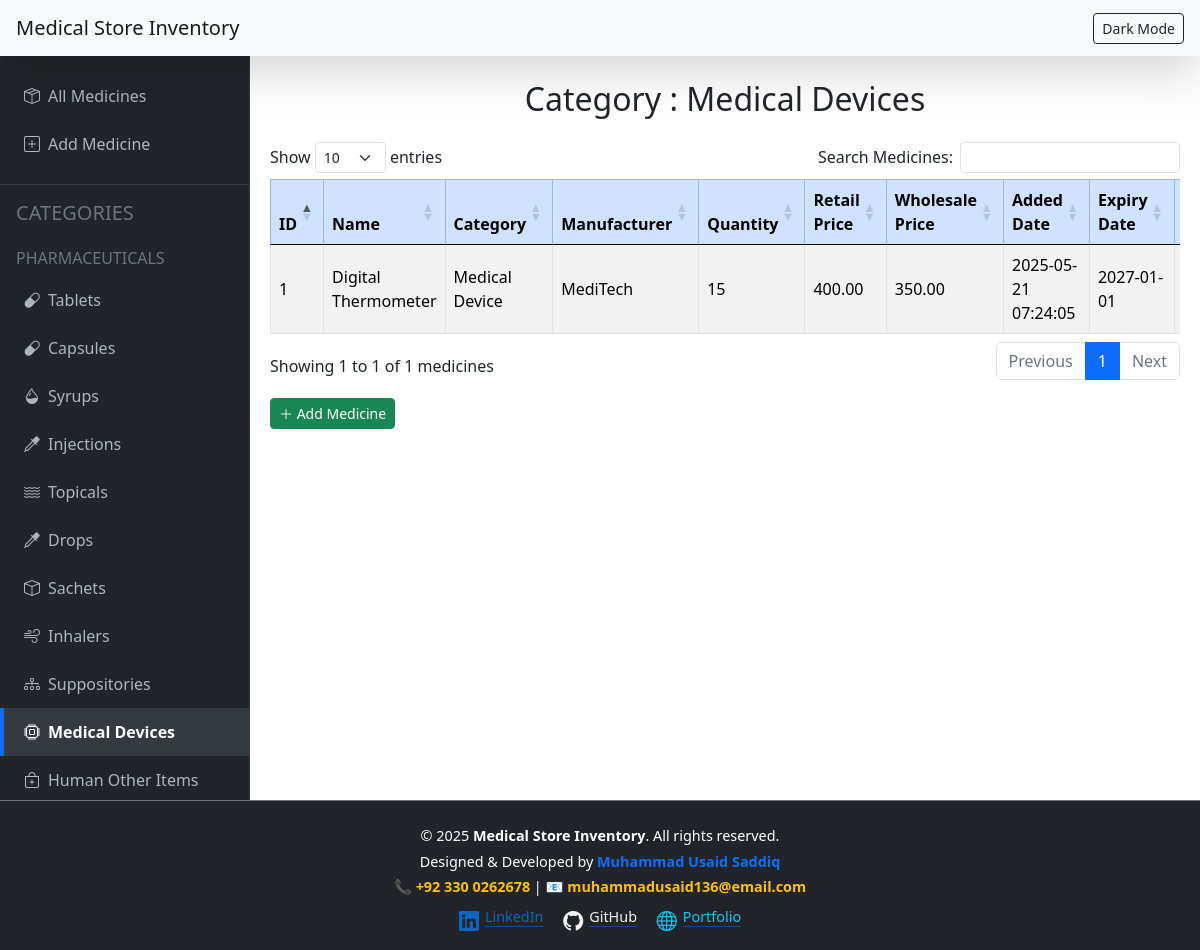
The page /category_medical_device.php on the database its author committed.
### tables this page shows
CREATE TABLE `medicines` (
  `id` int(11) NOT NULL,
  `name` varchar(100) NOT NULL,
  `category` enum('Tablet','Capsule','Syrup','Injection','Topical','Drops','Inhaler','Suppository','Medical Device','General Item','Vet Inj 10ml','Vet Inj 50ml','Vet Inj 100ml','Vet Powder','Vet Tablets','Vet Other Items','Vet Tuips','Vet Drench 1000ml','Vet Drench 100ml','Human Other Items','Vet Syrup','Sachet','Vet Drip','Vet Spray') DEFAULT NULL,
  `manufacturer` varchar(100) DEFAULT NULL,
  `quantity` int(11) NOT NULL DEFAULT 0,
  `retail_price` decimal(10,2) DEFAULT NULL,
  `wholesale_price` decimal(10,2) DEFAULT NULL,
  `expiry_date` date NOT NULL,
  `added_date` timestamp NOT NULL DEFAULT current_timestamp(),
  `location` varchar(50) NOT NULL DEFAULT 'Shop'
);

### category_medical_device.php (the view, shortened to what this page needs)
<?php
include "config.php";
?>
<!DOCTYPE html>
<html lang="en" data-bs-theme="light">
<head>
    <link href="https://cdn.jsdelivr.net/npm/bootstrap@5.3.2/dist/css/bootstrap.min.css" rel="stylesheet" />
    <link href="https://cdn.datatables.net/1.13.6/css/dataTables.bootstrap5.min.css" rel="stylesheet" />
    <link href="https://cdn.jsdelivr.net/npm/bootstrap-icons@1.10.5/font/bootstrap-icons.css" rel="stylesheet" />
    <link rel="stylesheet" href="https://cdnjs.cloudflare.com/ajax/libs/font-awesome/6.5.0/css/all.min.css">
</head>
<body>
    <nav class="navbar navbar-light fixed-top bg-light px-3 shadow-lg">
        <a href="index.php" class="navbar-brand mb-0 h1">Medical Store Inventory</a>
        <button id="modeToggle" class="btn btn-outline-dark btn-sm" title="Toggle Dark/Light Mode">Dark Mode</button>
    </nav>
    <div class="sidebar">
        <a href="index.php" ><i class="bi bi-box-seam me-2"></i>All Medicines</a>
        <a href="add_medicine.php"><i class="bi bi-plus-square me-2"></i>Add Medicine</a>
        <hr class="text-secondary" />
        <h5 class="text-secondary text-uppercase ps-3 mt-3 mb-2">Categories</h5>
        <h6 class="text-secondary text-uppercase ps-3 mt-4 mb-2">Pharmaceuticals</h6>
        <a href="category_tablet.php"><i class="bi bi-capsule me-2"></i>Tablets</a>
        <a href="category_capsule.php"><i class="bi bi-capsule me-2"></i>Capsules</a>
        <a href="category_syrup.php"><i class="bi bi-droplet-half me-2"></i>Syrups</a>
        <a href="category_injection.php"><i class="bi bi-eyedropper me-2"></i>Injections</a>
        <a href="category_topical.php"><i class="bi bi-water me-2"></i>Topicals</a>
        <a href="category_drops.php"><i class="bi bi-eyedropper me-2"></i>Drops</a>
        <a href="category_sachet.php"><i class="bi bi-box me-2"></i>Sachets</a>
        <a href="category_inhaler.php"><i class="bi bi-wind me-2"></i>Inhalers</a>
        <a href="category_suppository.php"><i class="bi bi-diagram-3 me-2"></i>Suppositories</a>
        <a href="category_medical_device.php" class="active fw-bold"><i class="bi bi-cpu me-2"></i>Medical Devices</a>
        <a href="category_human_other_items.php"><i class="bi bi-bag-plus me-2"></i>Human Other Items</a>
    </div>
    <main class="main-content">
        <h2 class="mb-4 text-center">Category : Medical Devices</h2>
        <div class="table-responsive">
            <table id="medicinesTable" class="table table-striped table-bordered align-middle">
                <thead class="table-primary">
                    <tr>
                        <th>ID</th>
                        <th>Name</th>
                        <th>Category</th>
                        <th>Manufacturer</th>
                        <th>Quantity</th>
                        <th>Retail Price</th>
                        <th>Wholesale Price</th>
                        <th>Added Date</th>
                        <th>Expiry Date</th>
                        <th>Location</th>
                    </tr>
                </thead>
                <tbody>
                     <?php
                     $sql = "SELECT * FROM `medicines` WHERE `category` = 'Medical Device'";
                     $result = mysqli_query($conn, $sql);
                     $sno = 0;
                     while ($row = mysqli_fetch_assoc($result)) {
                        $sno = $sno + 1;
                        echo "
                        <tr>
                        <td>" . $sno . "</td>
                        <td>". $row['name'] ."</td>
                        <td>". $row['category'] ."</td>
                        <td>". $row['manufacturer'] ."</td>
                        <td>". $row['quantity'] ."</td>
                        <td>". $row['retail_price'] ."</td>
                        <td>". $row['wholesale_price'] ."</td>
                        <td>". $row['added_date'] ."</td>
                        <td>". $row['expiry_date'] ."</td>
                        <td>". $row['location'] ."</td>
                        <td>
                            <a href='edit.php?id=$row[id]' class='btn btn-sm btn-warning me-1'>
                                <i class='fas fa-edit'></i>
                            </a>
                            <a href='delete.php?id=$row[id]' class='btn btn-sm btn-danger'
                                onclick=\"return confirm('Are you sure you want to delete $row[name] ?')\">
                                <i class='fas fa-trash-alt'></i>
                            </a>
                        </td>
                    </tr>
                        ";
                     }
                     ?>
                </tbody>
            </table>
            <a href="add_medicine.php" class="btn btn-sm btn-success mt-3" title="Add New Medicine">
                <i class="bi bi-plus-lg"></i> Add Medicine
            </a>
        </div>
    </main>
    <footer class="bg-dark text-light pt-4 pb-3 mt-auto border-top border-secondary">
        <div class="container text-center">
            <p class="mb-1 text-white">© 2025 <strong>Medical Store Inventory</strong>. All rights reserved.</p>
            <p class="mb-1 text-white">Designed & Developed by <strong class="text-primary">Muhammad Usaid
                    Saddiq</strong></p>
            <p class="mb-2">
                📞
                <a href="tel:+923300262678" class="text-warning fw-semibold text-decoration-none">
                    +92 330 0262678
                </a>
                |
                📧
                <a href="mailto:muhammadusaid136@email.com" class="text-warning fw-semibold text-decoration-none">
                    muhammadusaid136@email.com
                </a>
            </p>
            <p class="mb-0">
                <a href="https://www.linkedin.com/in/yourprofile" target="_blank" class="icon-link me-3"
                    style="color: #0A66C2;">
                    <i class="bi bi-linkedin fs-5"></i> LinkedIn
                </a>
                <a href="https://github.com/yourusername" target="_blank" class="icon-link me-3"
                    style="color: #f4f4f4;">
                    <i class="bi bi-github fs-5"></i> GitHub
                </a>
                <a href="https://yourportfolio.com" target="_blank" class="icon-link" style="color: #0dcaf0;">
                    <i class="bi bi-globe fs-5"></i> Portfolio
                </a>
            </p>
        </div>
    </footer>
</body>
</html>

### category_medical_device.php (style rules this page uses)
body, html { height: 100%; margin: 0; font-family: 'Segoe UI', Tahoma, Geneva, Verdana, sans-serif; background-color: var(--bs-body-bg); color: var(--bs-body-color); }
.navbar { height: 56px; z-index: 1040; }
.sidebar { position: fixed; top: 56px; left: 0; width: 250px; height: calc(100vh - 56px); background-color: #212529; overflow-y: auto; padding-top: 1rem; border-right: 1px solid #343a40; }
.sidebar a { padding: 12px 20px; text-decoration: none; font-size: 1rem; color: #adb5bd; display: block; border-left: 4px solid transparent; }
.sidebar a:hover, .sidebar a.active { background-color: #343a40; color: #fff; border-left-color: #0d6efd; }
.main-content { margin-left: 250px; padding: 80px 20px 20px 20px; min-height: 100vh; }
footer { background-color: #212529; color: #adb5bd; padding: 15px 0; text-align: center; font-size: 0.9rem; border-top: 1px solid #343a40; }
.icon-link { transition: transform 0.3s ease, text-shadow 0.3s ease; }

### rows shown on the page
medicines: name "Digital Thermometer", category "Medical Device", manufacturer "MediTech", quantity "15", retail_price "400.00", wholesale_price "350.00", added_date "2025-05-21 07:24:05", expiry_date "2027-01-01"
